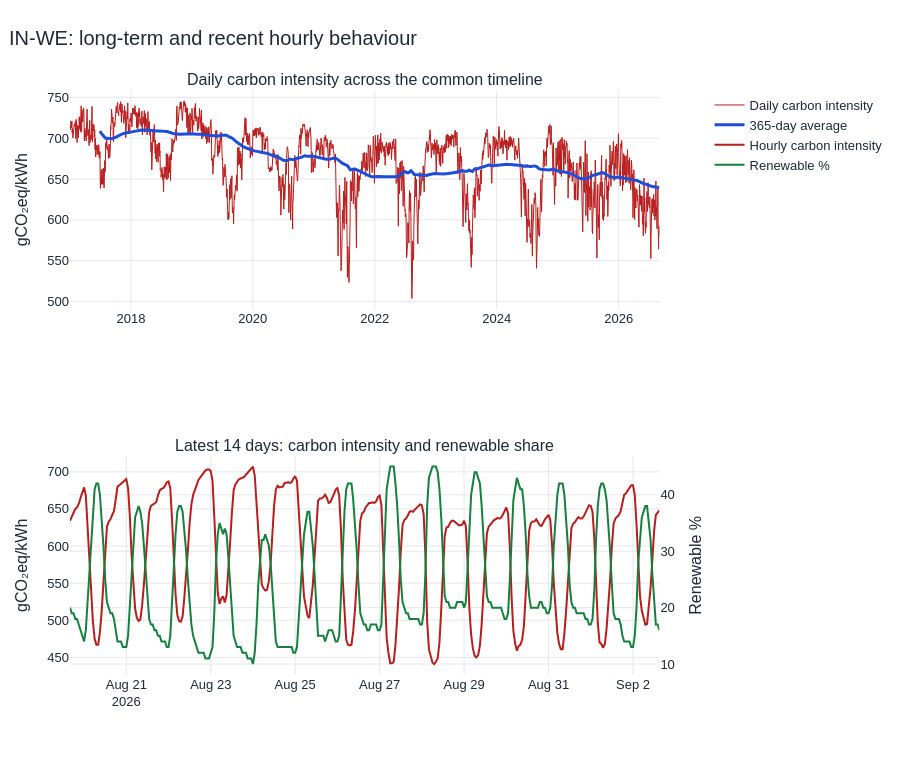

Write notebook code for a chart like this one.
### Markdown cell above
## 4. Time-series visualization

*See the long-term movement and a recent hourly close-up*

The first panel uses daily averages so nearly ten years remain readable. The second panel keeps hourly detail for the latest two weeks. Drag to zoom, hover for values, or use the range slider.

### Code cell
daily = data.resample("D").mean()
recent = data.iloc[-14 * 24:]
fig = make_subplots(rows=2, cols=1, shared_xaxes=False,
                    subplot_titles=("Daily carbon intensity across the common timeline",
                                    "Latest 14 days: carbon intensity and renewable share"),
                    specs=[[{}], [{"secondary_y": True}]])
fig.add_trace(go.Scatter(x=daily.index, y=daily["carbon"], name="Daily carbon intensity",
                         line=dict(color=COLORS["carbon"], width=1)), row=1, col=1)
fig.add_trace(go.Scatter(x=daily.index, y=daily["carbon"].rolling(365, min_periods=180).mean(),
                         name="365-day average", line=dict(color=COLORS["trend"], width=3)), row=1, col=1)
fig.add_trace(go.Scatter(x=recent.index, y=recent["carbon"], name="Hourly carbon intensity",
                         line=dict(color=COLORS["carbon"])), row=2, col=1, secondary_y=False)
fig.add_trace(go.Scatter(x=recent.index, y=recent["renewable_pct"], name="Renewable %",
                         line=dict(color=COLORS["renewable"])), row=2, col=1, secondary_y=True)
fig.update_yaxes(title_text="gCO₂eq/kWh", row=1, col=1)
fig.update_yaxes(title_text="gCO₂eq/kWh", row=2, col=1, secondary_y=False)
fig.update_yaxes(title_text="Renewable %", row=2, col=1, secondary_y=True)
fig.update_layout(height=760, title=f"{REGION}: long-term and recent hourly behaviour", hovermode="x unified")
show_chart(fig)

start_level = daily["carbon"].iloc[:365].mean()
end_level = daily["carbon"].iloc[-365:].mean()
display(Markdown(
    f"The first-year daily average is about **{start_level:.1f}**, while the latest-year average is "
    f"about **{end_level:.1f} gCO₂eq/kWh**. The close-up shows a repeated daily shape and an opposite movement between "
    "renewable share and carbon intensity."
))

### Figure 1 — Plotly figure (JSON) as saved in the notebook; plotly's stock layout.template omitted (floating-point values rounded to 4 significant figures; data arrays with more than 128 entries replaced by an {"elided": "..."} marker saying what was removed)
{"data": [{"line": {"color": "#b91c1c", "width": 1}, "name": "Daily carbon intensity", "type": "scatter", "x": {"elided": "3532 str values"}, "xaxis": "x", "y": {"elided": "3532 float values"}, "yaxis": "y"}, {"line": {"color": "#1d4ed8", "width": 3}, "name": "365-day average", "type": "scatter", "x": {"elided": "3532 str values"}, "xaxis": "x", "y": {"elided": "3532 float values"}, "yaxis": "y"}, {"line": {"color": "#b91c1c"}, "name": "Hourly carbon intensity", "type": "scatter", "x": {"elided": "336 str values"}, "xaxis": "x2", "y": {"elided": "336 float values"}, "yaxis": "y2"}, {"line": {"color": "#15803d"}, "name": "Renewable %", "type": "scatter", "x": {"elided": "336 str values"}, "xaxis": "x2", "y": {"elided": "336 float values"}, "yaxis": "y3"}], "layout": {"annotations": [{"font": {"size": 16}, "showarrow": false, "text": "Daily carbon intensity across the common timeline", "x": 0.47, "xanchor": "center", "xref": "paper", "y": 1.0, "yanchor": "bottom", "yref": "paper"}, {"font": {"size": 16}, "showarrow": false, "text": "Latest 14 days: carbon intensity and renewable share", "x": 0.47, "xanchor": "center", "xref": "paper", "y": 0.375, "yanchor": "bottom", "yref": "paper"}], "autosize": true, "font": {"color": "#1f2937", "family": "Arial, sans-serif", "size": 13}, "height": 760, "hoverlabel": {"font": {"size": 13}}, "hovermode": "x unified", "margin": {"b": 85, "l": 70, "r": 45, "t": 90}, "title": {"font": {"size": 20}, "text": "IN-WE: long-term and recent hourly behaviour", "x": 0.01, "xanchor": "left"}, "xaxis": {"anchor": "y", "automargin": true, "domain": [0.0, 0.94], "gridcolor": "#e5e7eb", "showgrid": true}, "xaxis2": {"anchor": "y2", "automargin": true, "domain": [0.0, 0.94], "gridcolor": "#e5e7eb", "showgrid": true}, "yaxis": {"anchor": "x", "automargin": true, "domain": [0.625, 1.0], "gridcolor": "#e5e7eb", "showgrid": true, "title": {"text": "gCO₂eq/kWh"}, "zeroline": false}, "yaxis2": {"anchor": "x2", "automargin": true, "domain": [0.0, 0.375], "gridcolor": "#e5e7eb", "showgrid": true, "title": {"text": "gCO₂eq/kWh"}, "zeroline": false}, "yaxis3": {"anchor": "x2", "automargin": true, "gridcolor": "#e5e7eb", "overlaying": "y2", "showgrid": true, "side": "right", "title": {"text": "Renewable %"}, "zeroline": false}}}
